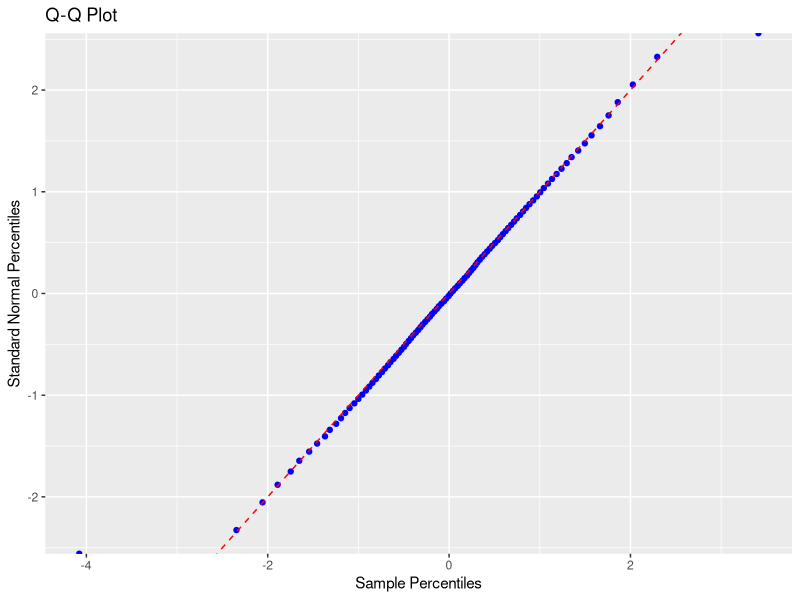
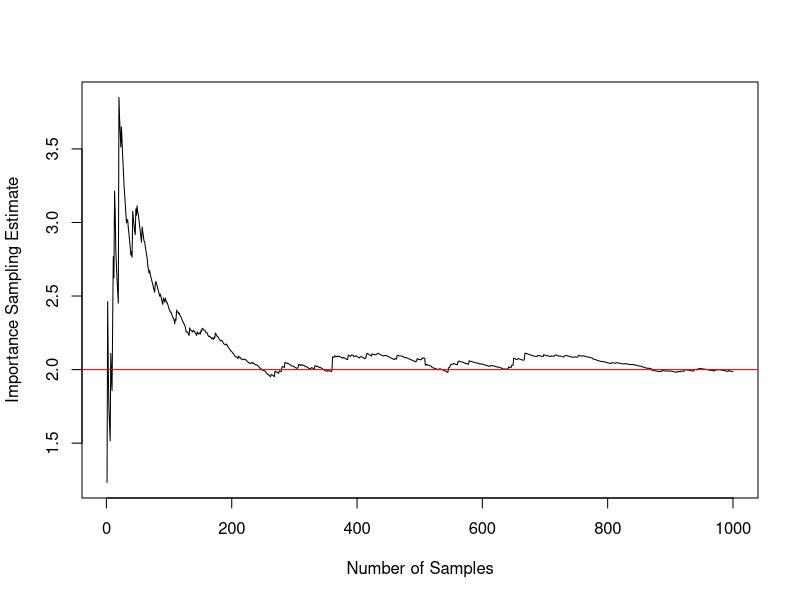

Write R code to recreate these figures, in order.
## ---- chunk 1
knitr::opts_chunk$set(echo = TRUE)
## ---- chunk 2
cran_mirror <- "https://cran.rstudio.com/"
options(repos = c(CRAN = cran_mirror))
install.packages("tidyr")
## ---- chunk 3
set.seed(210)
install.packages("ggplot2")
library(ggplot2)
rejection_sampling <- function(n) {
  samples <- numeric(n)
  c <- 2.5
  
  for (i in 1:n) {
    repeat {
      y <- rcauchy(1)
      acceptance_prob <- dnorm(y) / (c * dcauchy(y))
      if (runif(1) < acceptance_prob) {
        samples[i] <- y
        break
      }
    }
  }
  return(samples)
}
sample_size <- 10000
sample <- rejection_sampling(sample_size)
sample_percentiles <- quantile(sample, seq(0, 1, 0.01))
standard_normal_percentiles <- qnorm(seq(0, 1, 0.01))

qq_plot <- ggplot() +
  geom_point(aes(sample_percentiles, standard_normal_percentiles), color = "blue") +
  geom_abline(intercept = 0, slope = 1, linetype = "dashed", color = "red") +
  labs(title = "Q-Q Plot", x = "Sample Percentiles", y = "Standard Normal Percentiles")

# Display Q-Q plot
print(qq_plot)
## ---- chunk 4
set.seed(210)
n <- 1000

# Function to calculate the pdf of the given distribution
pdf <- function(x) {
  term1 <- (1 /2)*(1 / sqrt(2 * pi) * exp(-(x - 1)^2 / 2))
  term2 <- (1 /2)*(1 / sqrt(2 * pi) * exp(-(x - 3)^2 / 2))
  return(term1 + term2)
}

importance_sampling <- function(x) {
  dnorm(x, mean=2, sd=1)
}

samples <- rnorm(n, mean=2, sd=1)
weights <- pdf(samples) / importance_sampling(samples)
importance_sampling_estimate <- mean(samples * pdf(samples) / importance_sampling(samples))

# Plot
plot(cumsum(samples * pdf(samples) / importance_sampling(samples)) / (1:n),
     type ="l", xlab = "Number of Samples", ylab = "Importance Sampling Estimate")
abline(h = 2, col = "red")

# Output
print(importance_sampling_estimate)
